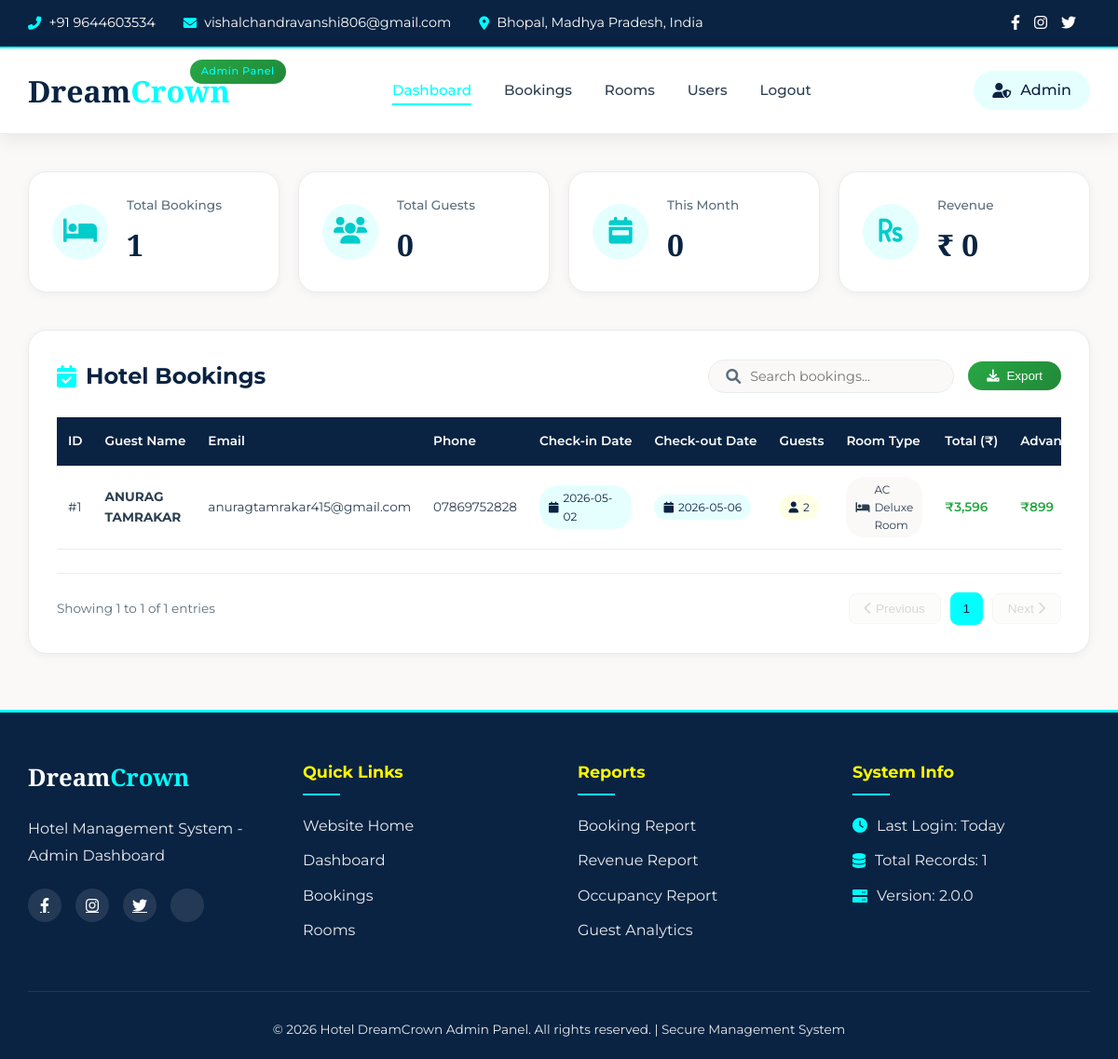
Page /admin (signed in) on the committed database.
### app.py (models this page shows)
class Booking(db.Model):
    id = db.Column(db.Integer, primary_key=True)
    name = db.Column(db.String(100))
    email = db.Column(db.String(100))
    phone = db.Column(db.String(20))
    date = db.Column(db.String(50))
    checkout_date = db.Column(db.String(50))
    guests = db.Column(db.String(10))
    room_id = db.Column(db.Integer)
    room_type = db.Column(db.String(100))
    amount = db.Column(db.Integer)
    advance_paid = db.Column(db.Integer)
    payment_status = db.Column(db.String(20), default="Pending")
    payment_option = db.Column(db.String(20))
    utr = db.Column(db.String(100))
    hold_until = db.Column(db.DateTime)
    created_at = db.Column(db.DateTime, default=datetime.utcnow)
    utr = db.Column(db.String(100), unique=True, nullable=True)

### app.py (the view)
@app.route("/admin")
def admin():
    if not session.get("admin"):
        return redirect("/admin-login")
    bookings = Booking.query.order_by(Booking.id.desc()).all()
    current_date = date.today().isoformat()
    total_bookings = len(bookings)
    confirmed_bookings = sum(1 for b in bookings if b.payment_status == "Confirmed")
    pending_bookings = sum(1 for b in bookings if b.payment_status == "Pending")
    total_revenue = sum((b.advance_paid or 0) for b in bookings if b.payment_status == "Confirmed")
    pending_revenue = sum((b.advance_paid or 0) for b in bookings if b.payment_status == "Pending")
    return render_template(
        "admin.html",
        bookings=bookings,
        current_date=current_date,
        total_bookings=total_bookings,
        confirmed_bookings=confirmed_bookings,
        pending_bookings=pending_bookings,
        total_revenue=total_revenue,
        pending_revenue=pending_revenue
    )

### templates/admin.html (shortened to what this page needs)
<!DOCTYPE html>
<html lang="en">
<head>
    <link rel="stylesheet" href="https://cdnjs.cloudflare.com/ajax/libs/font-awesome/6.0.0-beta3/css/all.min.css">
    <link rel="stylesheet" href="{{ url_for('static', filename='css/admin.css') }}">
</head>
<body>
    <div class="top-bar">
        <div class="container">
            <div class="top-bar-content">
                <div class="contact-info">
                    <span><i class="fas fa-phone-alt"></i> +91 9644603534</span>
                    <span><i class="fas fa-envelope"></i> vishalchandravanshi806@gmail.com</span>
                    <span><i class="fas fa-map-marker-alt"></i> Bhopal, Madhya Pradesh, India</span>
                </div>
                <div class="social-links">
                    <a href="#"><i class="fab fa-facebook-f"></i></a>
                    <a href="#"><i class="fab fa-instagram"></i></a>
                    <a href="#"><i class="fab fa-twitter"></i></a>
                </div>
            </div>
        </div>
    </div>
    <header class="header">
        <div class="container">
            <div class="header-content">
                <div class="logo">
                    <h1>Dream<span>Crown</span></h1>
                    <span class="admin-badge">Admin Panel</span>
                </div>
                <nav class="nav-menu">
                    <ul>
                        <li><a href="/admin" class="active">Dashboard</a></li>
                        <li><a href="/admin_bookings">Bookings</a></li>
                        <li><a href="/admin_rooms">Rooms</a></li>
                        <li><a href="/admin/users">Users</a></li>
                        <li><a href="/logout">Logout</a></li>
                    </ul>
                </nav>
                <div class="admin-info">
                    <i class="fas fa-user-shield"></i>
                    <span>Admin</span>
                </div>
            </div>
        </div>
    </header>
    <section class="admin-dashboard">
        <div class="container">
            <div class="stats-grid">
                <div class="stat-card">
                    <div class="stat-icon">
                        <i class="fas fa-bed"></i>
                    </div>
                    <div class="stat-info">
                        <h3>Total Bookings</h3>
                        <p class="stat-number">{{ bookings|length }}</p>
                    </div>
                </div>
                <div class="stat-card">
                    <div class="stat-icon">
                        <i class="fas fa-users"></i>
                    </div>
                    <div class="stat-info">
                        <h3>Total Guests</h3>
                        <p class="stat-number">
                            {% set total_guests = 0 %}
                            {% for b in bookings %}
                                {% set total_guests = total_guests + (b.guests|int) %}
                            {% endfor %}
                            {{ total_guests }}
                        </p>
                    </div>
                </div>
                <div class="stat-card">
                    <div class="stat-icon">
                        <i class="fas fa-calendar-week"></i>
                    </div>
                    <div class="stat-info">
                        <h3>This Month</h3>
                        <p class="stat-number">
                            {% set month_count = 0 %}
                            {% for b in bookings %}
                                {% if b.date[:7] == current_date[:7] %}
                                    {% set month_count = month_count + 1 %}
                                {% endif %}
                            {% endfor %}
                            {{ month_count }}
                        </p>
                    </div>
                </div>
                <div class="stat-card">
                    <div class="stat-icon">
                        <i class="fas fa-rupee-sign"></i>
                    </div>
                    <div class="stat-info">
                        <h3>Revenue</h3>
                        <p class="stat-number">
                            ₹
                            {% set total_revenue = 0 %}
                            {% for b in bookings %}
                                {% set total_revenue = total_revenue + (b.amount or 0) %}
                            {% endfor %}
                            {{ "{:,}".format(total_revenue) }}
                        </p>
                    </div>
                </div>
            </div>
            <div class="bookings-section">
                <div class="section-header">
                    <h2><i class="fas fa-calendar-check"></i> Hotel Bookings</h2>
                    <div class="header-actions">
                        <div class="search-box">
                            <i class="fas fa-search"></i>
                            <input type="text" id="searchInput" placeholder="Search bookings...">
                        </div>
                        <button class="btn-export" onclick="exportTable()">
                            <i class="fas fa-download"></i> Export
                        </button>
                    </div>
                </div>
                <div class="table-container">
                    <table class="bookings-table" id="bookingsTable">
                        <thead>
                            <tr>
                                <th>ID</th>
                                <th>Guest Name</th>
                                <th>Email</th>
                                <th>Phone</th>
                                <th>Check-in Date</th>
                                <th>Check-out Date</th>
                                <th>Guests</th>
                                <th>Room Type</th>
                                <th>Total (₹)</th>
                                <th>Advance (₹)</th>
                            </tr>
                        </thead>
                        <tbody>
                            {% for b in bookings %}
                            <tr>
                                <td>#{{ b.id }}</td>
                                <td><strong>{{ b.name }}</strong></td>
                                <td>{{ b.email }}</td>
                                <td>{{ b.phone }}</td>
                                <td><span class="date-badge"><i class="fas fa-calendar"></i> {{ b.date }}</span></td>
                                <td><span class="date-badge"><i class="fas fa-calendar"></i> {{ b.checkout_date or 'N/A' }}</span></td>
                                <td><span class="guest-badge"><i class="fas fa-user"></i> {{ b.guests }}</span></td>
                                <td><span class="room-badge"><i class="fas fa-bed"></i> {{ b.room_type or 'Standard' }}</span></td>
                                <td class="price">₹{{ "{:,}".format(b.amount or 0) }}</td>
                                <td class="price">₹{{ "{:,}".format(b.advance_paid or 0) }}</td>
                            </tr>
                            {% endfor %}
                        </tbody>
                    </table>
                </div>
                <div class="pagination-section">
                    <div class="pagination-info">
                        Showing <span id="startCount">1</span> to <span id="endCount">10</span> of <span id="totalCount">{{ bookings|length }}</span> entries
                    </div>
                    <div class="pagination-controls">
                        <button class="page-btn" onclick="prevPage()" id="prevBtn">
                            <i class="fas fa-chevron-left"></i> Previous
                        </button>
                        <span class="page-numbers" id="pageNumbers"></span>
                        <button class="page-btn" onclick="nextPage()" id="nextBtn">
                            Next <i class="fas fa-chevron-right"></i>
                        </button>
                    </div>
                </div>
            </div>
        </div>
    </section>
    <footer class="footer">
        <div class="container">
            <div class="footer-grid">
                <div class="footer-col">
                    <h3>Dream<span>Crown</span></h3>
                    <p>Hotel Management System - Admin Dashboard</p>
                    <div class="footer-social">
                        <a href="#"><i class="fab fa-facebook-f"></i></a>
                        <a href="#"><i class="fab fa-instagram"></i></a>
                        <a href="#"><i class="fab fa-twitter"></i></a>
                        <a href="#"></a>
                    </div>
                </div>
                <div class="footer-col">
                    <h4>Quick Links</h4>
                    <ul>
                        <li><a href="/">Website Home</a></li>
                        <li><a href="/admin">Dashboard</a></li>
                        <li><a href="/admin/bookings">Bookings</a></li>
                        <li><a href="/admin/rooms">Rooms</a></li>
                    </ul>
                </div>
                <div class="footer-col">
                    <h4>Reports</h4>
                    <ul>
                        <li><a href="#">Booking Report</a></li>
                        <li><a href="#">Revenue Report</a></li>
                        <li><a href="#">Occupancy Report</a></li>
                        <li><a href="#">Guest Analytics</a></li>
                    </ul>
                </div>
                <div class="footer-col">
                    <h4>System Info</h4>
                    <ul class="footer-contact">
                        <li><i class="fas fa-clock"></i> Last Login: Today</li>
                        <li><i class="fas fa-database"></i> Total Records: {{ bookings|length }}</li>
                        <li><i class="fas fa-server"></i> Version: 2.0.0</li>
                    </ul>
                </div>
            </div>
            <div class="footer-bottom">
                <p>&copy; 2026 Hotel DreamCrown Admin Panel. All rights reserved. | Secure Management System</p>
            </div>
        </div>
    </footer>
</body>
</html>

### rows in the picture
Booking: id "1", name "ANURAG TAMRAKAR", email "anuragtamrakar415@gmail.com", phone "07869752828", date "2026-05-02", checkout_date "2026-05-06", guests "2", room_type "AC Deluxe Room", amount "3,596", advance_paid "899"

### other values in the picture
{{ bookings|length }} "1"
{{ total_guests }} "0"
{{ month_count }} "0"
{{ "{:,}".format(total_revenue) }} "0"
